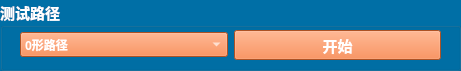
   <widget class="QGroupBox" name="groupBox">
    <property name="geometry">
     <rect>
      <x>10</x>
      <y>70</y>
      <width>461</width>
      <height>71</height>
     </rect>
    </property>
    <property name="palette">
     <palette>
      <active>
       <colorrole role="WindowText">
        <brush brushstyle="SolidPattern">
         <color alpha="255">
          <red>255</red>
          <green>255</green>
          <blue>255</blue>
         </color>
        </brush>
       </colorrole>
       <colorrole role="Button">
        <brush brushstyle="SolidPattern">
         <color alpha="255">
          <red>0</red>
          <green>111</green>
          <blue>166</blue>
         </color>
        </brush>
       </colorrole>
       <colorrole role="Text">
        <brush brushstyle="SolidPattern">
         <color alpha="255">
          <red>255</red>
          <green>255</green>
          <blue>255</blue>
         </color>
        </brush>
       </colorrole>
       <colorrole role="ButtonText">
        <brush brushstyle="SolidPattern">
         <color alpha="255">
          <red>255</red>
          <green>255</green>
          <blue>255</blue>
         </color>
        </brush>
       </colorrole>
       <colorrole role="Base">
        <brush brushstyle="SolidPattern">
         <color alpha="255">
          <red>0</red>
          <green>111</green>
          <blue>166</blue>
         </color>
        </brush>
       </colorrole>
       <colorrole role="Window">
        <brush brushstyle="SolidPattern">
         <color alpha="255">
          <red>0</red>
          <green>111</green>
          <blue>166</blue>
         </color>
        </brush>
       </colorrole>
       <colorrole role="ToolTipText">
        <brush brushstyle="SolidPattern">
         <color alpha="255">
          <red>255</red>
          <green>255</green>
          <blue>255</blue>
         </color>
        </brush>
       </colorrole>
       <colorrole role="PlaceholderText">
        <brush brushstyle="SolidPattern">
         <color alpha="128">
          <red>255</red>
          <green>255</green>
          <blue>255</blue>
         </color>
        </brush>
       </colorrole>
      </active>
      <inactive>
       <colorrole role="WindowText">
        <brush brushstyle="SolidPattern">
         <color alpha="255">
          <red>255</red>
          <green>255</green>
          <blue>255</blue>
         </color>
        </brush>
       </colorrole>
       <colorrole role="Button">
        <brush brushstyle="SolidPattern">
         <color alpha="255">
          <red>0</red>
          <green>111</green>
          <blue>166</blue>
         </color>
        </brush>
       </colorrole>
       <colorrole role="Text">
        <brush brushstyle="SolidPattern">
         <color alpha="255">
          <red>255</red>
          <green>255</green>
          <blue>255</blue>
         </color>
        </brush>
       </colorrole>
       <colorrole role="ButtonText">
        <brush brushstyle="SolidPattern">
         <color alpha="255">
          <red>255</red>
          <green>255</green>
          <blue>255</blue>
         </color>
        </brush>
       </colorrole>
       <colorrole role="Base">
        <brush brushstyle="SolidPattern">
         <color alpha="255">
          <red>0</red>
          <green>111</green>
          <blue>166</blue>
         </color>
        </brush>
       </colorrole>
       <colorrole role="Window">
        <brush brushstyle="SolidPattern">
         <color alpha="255">
          <red>0</red>
          <green>111</green>
          <blue>166</blue>
         </color>
        </brush>
       </colorrole>
       <colorrole role="ToolTipText">
        <brush brushstyle="SolidPattern">
         <color alpha="255">
          <red>255</red>
          <green>255</green>
          <blue>255</blue>
         </color>
        </brush>
       </colorrole>
       <colorrole role="PlaceholderText">
        <brush brushstyle="SolidPattern">
         <color alpha="128">
          <red>255</red>
          <green>255</green>
          <blue>255</blue>
         </color>
        </brush>
       </colorrole>
      </inactive>
      <disabled>
       <colorrole role="WindowText">
        <brush brushstyle="SolidPattern">
         <color alpha="255">
          <red>120</red>
          <green>120</green>
          <blue>120</blue>
         </color>
        </brush>
       </colorrole>
       <colorrole role="Button">
        <brush brushstyle="SolidPattern">
         <color alpha="255">
          <red>0</red>
          <green>111</green>
          <blue>166</blue>
         </color>
        </brush>
       </colorrole>
       <colorrole role="Text">
        <brush brushstyle="SolidPattern">
         <color alpha="255">
          <red>120</red>
          <green>120</green>
          <blue>120</blue>
         </color>
        </brush>
       </colorrole>
       <colorrole role="ButtonText">
        <brush brushstyle="SolidPattern">
         <color alpha="255">
          <red>120</red>
          <green>120</green>
          <blue>120</blue>
         </color>
        </brush>
       </colorrole>
       <colorrole role="Base">
        <brush brushstyle="SolidPattern">
         <color alpha="255">
          <red>0</red>
          <green>111</green>
          <blue>166</blue>
         </color>
        </brush>
       </colorrole>
       <colorrole role="Window">
        <brush brushstyle="SolidPattern">
         <color alpha="255">
          <red>0</red>
          <green>111</green>
          <blue>166</blue>
         </color>
        </brush>
       </colorrole>
       <colorrole role="ToolTipText">
        <brush brushstyle="SolidPattern">
         <color alpha="255">
          <red>255</red>
          <green>255</green>
          <blue>255</blue>
         </color>
        </brush>
       </colorrole>
       <colorrole role="PlaceholderText">
        <brush brushstyle="SolidPattern">
         <color alpha="128">
          <red>0</red>
          <green>0</green>
          <blue>0</blue>
         </color>
        </brush>
       </colorrole>
      </disabled>
     </palette>
    </property>
    <property name="font">
     <font>
      <family>等线</family>
      <pointsize>11</pointsize>
      <weight>75</weight>
      <bold>true</bold>
     </font>
    </property>
    <property name="title">
     <string>测试路径</string>
    </property>
    <widget class="QWidget" name="layoutWidget_4">
     <property name="geometry">
      <rect>
       <x>20</x>
       <y>30</y>
       <width>421</width>
       <height>30</height>
      </rect>
     </property>
     <layout class="QGridLayout" name="gridLayout_5">
      <item row="0" column="0">
       <layout class="QHBoxLayout" name="horizontalLayout">
        <item>
         <widget class="QComboBox" name="route_choose">
          <property name="palette">
           <palette>
            <active>
             <colorrole role="WindowText">
              <brush brushstyle="SolidPattern">
               <color alpha="255">
                <red>255</red>
                <green>255</green>
                <blue>255</blue>
               </color>
              </brush>
             </colorrole>
             <colorrole role="Button">
              <brush brushstyle="SolidPattern">
               <color alpha="255">
                <red>241</red>
                <green>115</green>
                <blue>52</blue>
               </color>
              </brush>
             </colorrole>
             <colorrole role="Midlight">
              <brush brushstyle="SolidPattern">
               <color alpha="255">
                <red>255</red>
                <green>255</green>
                <blue>255</blue>
               </color>
              </brush>
             </colorrole>
             <colorrole role="Dark">
              <brush brushstyle="SolidPattern">
               <color alpha="255">
                <red>255</red>
                <green>255</green>
                <blue>255</blue>
               </color>
              </brush>
             </colorrole>
             <colorrole role="Mid">
              <brush brushstyle="SolidPattern">
               <color alpha="255">
                <red>255</red>
                <green>255</green>
                <blue>255</blue>
               </color>
              </brush>
             </colorrole>
             <colorrole role="Text">
              <brush brushstyle="SolidPattern">
               <color alpha="255">
                <red>255</red>
                <green>255</green>
                <blue>255</blue>
               </color>
              </brush>
             </colorrole>
             <colorrole role="ButtonText">
              <brush brushstyle="SolidPattern">
               <color alpha="255">
                <red>255</red>
                <green>255</green>
                <blue>255</blue>
               </color>
              </brush>
             </colorrole>
             <colorrole role="Base">
              <brush brushstyle="SolidPattern">
               <color alpha="255">
                <red>241</red>
                <green>115</green>
                <blue>52</blue>
               </color>
              </brush>
             </colorrole>
             <colorrole role="Window">
              <brush brushstyle="SolidPattern">
               <color alpha="255">
                <red>241</red>
                <green>115</green>
                <blue>52</blue>
               </color>
              </brush>
             </colorrole>
             <colorrole role="Shadow">
              <brush brushstyle="SolidPattern">
               <color alpha="255">
                <red>255</red>
                <green>170</green>
                <blue>127</blue>
               </color>
              </brush>
             </colorrole>
             <colorrole role="Highlight">
              <brush brushstyle="SolidPattern">
               <color alpha="255">
                <red>255</red>
                <green>170</green>
                <blue>127</blue>
               </color>
              </brush>
             </colorrole>
             <colorrole role="Link">
              <brush brushstyle="SolidPattern">
               <color alpha="255">
                <red>255</red>
                <green>255</green>
                <blue>255</blue>
               </color>
              </brush>
             </colorrole>
             <colorrole role="ToolTipText">
              <brush brushstyle="SolidPattern">
               <color alpha="255">
                <red>255</red>
                <green>255</green>
                <blue>255</blue>
               </color>
              </brush>
             </colorrole>
             <colorrole role="PlaceholderText">
              <brush brushstyle="SolidPattern">
               <color alpha="128">
                <red>255</red>
                <green>255</green>
                <blue>255</blue>
               </color>
              </brush>
             </colorrole>
            </active>
            <inactive>
             <colorrole role="WindowText">
              <brush brushstyle="SolidPattern">
               <color alpha="255">
                <red>255</red>
                <green>255</green>
                <blue>255</blue>
               </color>
              </brush>
             </colorrole>
             <colorrole role="Button">
              <brush brushstyle="SolidPattern">
               <color alpha="255">
                <red>241</red>
                <green>115</green>
                <blue>52</blue>
               </color>
              </brush>
             </colorrole>
             <colorrole role="Midlight">
              <brush brushstyle="SolidPattern">
               <color alpha="255">
                <red>255</red>
                <green>255</green>
                <blue>255</blue>
               </color>
              </brush>
             </colorrole>
             <colorrole role="Dark">
              <brush brushstyle="SolidPattern">
               <color alpha="255">
                <red>255</red>
                <green>255</green>
                <blue>255</blue>
               </color>
              </brush>
             </colorrole>
             <colorrole role="Mid">
              <brush brushstyle="SolidPattern">
               <color alpha="255">
                <red>255</red>
                <green>255</green>
                <blue>255</blue>
               </color>
              </brush>
             </colorrole>
             <colorrole role="Text">
              <brush brushstyle="SolidPattern">
               <color alpha="255">
                <red>255</red>
                <green>255</green>
                <blue>255</blue>
               </color>
              </brush>
             </colorrole>
             <colorrole role="ButtonText">
              <brush brushstyle="SolidPattern">
               <color alpha="255">
                <red>255</red>
                <green>255</green>
                <blue>255</blue>
               </color>
              </brush>
             </colorrole>
             <colorrole role="Base">
              <brush brushstyle="SolidPattern">
               <color alpha="255">
                <red>241</red>
                <green>115</green>
                <blue>52</blue>
               </color>
              </brush>
             </colorrole>
             <colorrole role="Window">
              <brush brushstyle="SolidPattern">
               <color alpha="255">
                <red>241</red>
                <green>115</green>
                <blue>52</blue>
               </color>
              </brush>
             </colorrole>
             <colorrole role="Shadow">
              <brush brushstyle="SolidPattern">
               <color alpha="255">
                <red>255</red>
                <green>170</green>
                <blue>127</blue>
               </color>
              </brush>
             </colorrole>
             <colorrole role="Highlight">
              <brush brushstyle="SolidPattern">
               <color alpha="255">
                <red>255</red>
                <green>170</green>
                <blue>127</blue>
               </color>
              </brush>
             </colorrole>
             <colorrole role="Link">
              <brush brushstyle="SolidPattern">
               <color alpha="255">
                <red>255</red>
                <green>255</green>
                <blue>255</blue>
               </color>
              </brush>
             </colorrole>
             <colorrole role="ToolTipText">
              <brush brushstyle="SolidPattern">
               <color alpha="255">
                <red>255</red>
                <green>255</green>
                <blue>255</blue>
               </color>
              </brush>
             </colorrole>
             <colorrole role="PlaceholderText">
              <brush brushstyle="SolidPattern">
               <color alpha="128">
                <red>255</red>
                <green>255</green>
                <blue>255</blue>
               </color>
              </brush>
             </colorrole>
            </inactive>
            <disabled>
             <colorrole role="WindowText">
              <brush brushstyle="SolidPattern">
               <color alpha="255">
                <red>255</red>
                <green>255</green>
                <blue>255</blue>
               </color>
              </brush>
             </colorrole>
             <colorrole role="Button">
              <brush brushstyle="SolidPattern">
               <color alpha="255">
                <red>241</red>
                <green>115</green>
                <blue>52</blue>
               </color>
              </brush>
             </colorrole>
             <colorrole role="Midlight">
              <brush brushstyle="SolidPattern">
               <color alpha="255">
                <red>255</red>
                <green>255</green>
                <blue>255</blue>
               </color>
              </brush>
             </colorrole>
             <colorrole role="Dark">
              <brush brushstyle="SolidPattern">
               <color alpha="255">
                <red>255</red>
                <green>255</green>
                <blue>255</blue>
               </color>
              </brush>
             </colorrole>
             <colorrole role="Mid">
              <brush brushstyle="SolidPattern">
               <color alpha="255">
                <red>255</red>
                <green>255</green>
                <blue>255</blue>
               </color>
              </brush>
             </colorrole>
             <colorrole role="Text">
              <brush brushstyle="SolidPattern">
               <color alpha="255">
                <red>255</red>
                <green>255</green>
                <blue>255</blue>
               </color>
              </brush>
             </colorrole>
             <colorrole role="ButtonText">
              <brush brushstyle="SolidPattern">
               <color alpha="255">
                <red>255</red>
                <green>255</green>
                <blue>255</blue>
               </color>
              </brush>
             </colorrole>
             <colorrole role="Base">
              <brush brushstyle="SolidPattern">
               <color alpha="255">
                <red>241</red>
                <green>115</green>
                <blue>52</blue>
               </color>
              </brush>
             </colorrole>
             <colorrole role="Window">
              <brush brushstyle="SolidPattern">
               <color alpha="255">
                <red>241</red>
                <green>115</green>
                <blue>52</blue>
               </color>
              </brush>
             </colorrole>
             <colorrole role="Shadow">
              <brush brushstyle="SolidPattern">
               <color alpha="255">
                <red>255</red>
                <green>170</green>
                <blue>127</blue>
               </color>
              </brush>
             </colorrole>
             <colorrole role="Highlight">
              <brush brushstyle="SolidPattern">
               <color alpha="255">
                <red>0</red>
                <green>120</green>
                <blue>215</blue>
               </color>
              </brush>
             </colorrole>
             <colorrole role="Link">
              <brush brushstyle="SolidPattern">
               <color alpha="255">
                <red>255</red>
                <green>255</green>
                <blue>255</blue>
               </color>
              </brush>
             </colorrole>
             <colorrole role="ToolTipText">
              <brush brushstyle="SolidPattern">
               <color alpha="255">
                <red>255</red>
                <green>255</green>
                <blue>255</blue>
               </color>
              </brush>
             </colorrole>
             <colorrole role="PlaceholderText">
              <brush brushstyle="SolidPattern">
               <color alpha="128">
                <red>0</red>
                <green>0</green>
                <blue>0</blue>
               </color>
              </brush>
             </colorrole>
            </disabled>
           </palette>
          </property>
          <property name="font">
           <font>
            <family>等线</family>
            <pointsize>9</pointsize>
            <weight>75</weight>
            <bold>true</bold>
           </font>
          </property>
          <property name="layoutDirection">
           <enum>Qt::LeftToRight</enum>
          </property>
          <property name="styleSheet">
           <string notr="true">background-color: rgb(226, 226, 226);
background-color: rgb(241, 115, 52);</string>
          </property>
          <item>
           <property name="text">
            <string>0形路径</string>
           </property>
          </item>
          <item>
           <property name="text">
            <string>8形路径</string>
           </property>
          </item>
         </widget>
        </item>
       </layout>
      </item>
      <item row="0" column="1">
       <widget class="QPushButton" name="route_button">
        <property name="palette">
         <palette>
          <active>
           <colorrole role="Button">
            <brush brushstyle="SolidPattern">
             <color alpha="255">
              <red>241</red>
              <green>115</green>
              <blue>52</blue>
             </color>
            </brush>
           </colorrole>
           <colorrole role="ButtonText">
            <brush brushstyle="SolidPattern">
             <color alpha="255">
              <red>255</red>
              <green>255</green>
              <blue>255</blue>
             </color>
            </brush>
           </colorrole>
           <colorrole role="Base">
            <brush brushstyle="SolidPattern">
             <color alpha="255">
              <red>241</red>
              <green>115</green>
              <blue>52</blue>
             </color>
            </brush>
           </colorrole>
           <colorrole role="Window">
            <brush brushstyle="SolidPattern">
             <color alpha="255">
              <red>241</red>
              <green>115</green>
              <blue>52</blue>
             </color>
            </brush>
           </colorrole>
          </active>
          <inactive>
           <colorrole role="Button">
            <brush brushstyle="SolidPattern">
             <color alpha="255">
              <red>241</red>
              <green>115</green>
              <blue>52</blue>
             </color>
            </brush>
           </colorrole>
           <colorrole role="ButtonText">
            <brush brushstyle="SolidPattern">
             <color alpha="255">
              <red>255</red>
              <green>255</green>
              <blue>255</blue>
             </color>
            </brush>
           </colorrole>
           <colorrole role="Base">
            <brush brushstyle="SolidPattern">
             <color alpha="255">
              <red>241</red>
              <green>115</green>
              <blue>52</blue>
             </color>
            </brush>
           </colorrole>
           <colorrole role="Window">
            <brush brushstyle="SolidPattern">
             <color alpha="255">
              <red>241</red>
              <green>115</green>
              <blue>52</blue>
             </color>
            </brush>
           </colorrole>
          </inactive>
          <disabled>
           <colorrole role="Button">
            <brush brushstyle="SolidPattern">
             <color alpha="255">
              <red>241</red>
              <green>115</green>
              <blue>52</blue>
             </color>
            </brush>
           </colorrole>
           <colorrole role="ButtonText">
            <brush brushstyle="SolidPattern">
             <color alpha="255">
              <red>120</red>
              <green>120</green>
              <blue>120</blue>
             </color>
            </brush>
           </colorrole>
           <colorrole role="Base">
            <brush brushstyle="SolidPattern">
             <color alpha="255">
              <red>241</red>
              <green>115</green>
              <blue>52</blue>
             </color>
            </brush>
           </colorrole>
           <colorrole role="Window">
            <brush brushstyle="SolidPattern">
             <color alpha="255">
              <red>241</red>
              <green>115</green>
              <blue>52</blue>
             </color>
            </brush>
           </colorrole>
          </disabled>
         </palette>
        </property>
        <property name="font">
         <font>
          <family>等线</family>
          <pointsize>11</pointsize>
          <weight>75</weight>
          <bold>true</bold>
         </font>
        </property>
        <property name="styleSheet">
         <string notr="true">background-color: rgb(226, 226, 226);
background-color: rgb(241, 115, 52);</string>
        </property>
        <property name="text">
         <string>开始</string>
        </property>
       </widget>
      </item>
     </layout>
    </widget>
   </widget>
